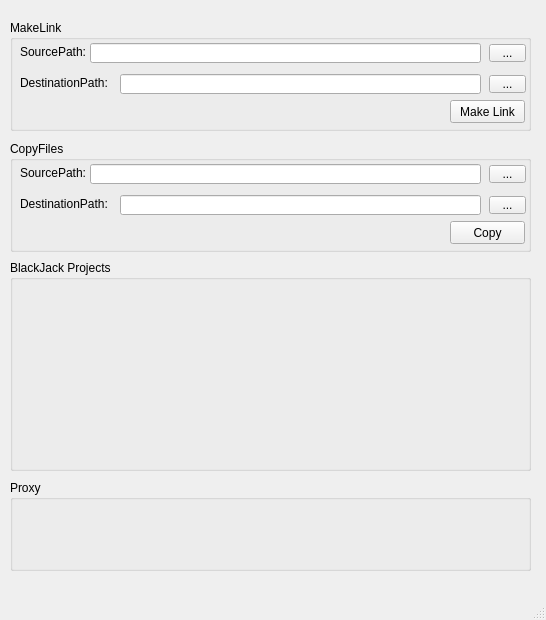
<?xml version="1.0" encoding="UTF-8"?>
<ui version="4.0">
 <class>QTools</class>
 <widget class="QMainWindow" name="QTools">
  <property name="geometry">
   <rect>
    <x>0</x>
    <y>0</y>
    <width>546</width>
    <height>620</height>
   </rect>
  </property>
  <property name="windowTitle">
   <string>QTools</string>
  </property>
  <property name="iconSize">
   <size>
    <width>32</width>
    <height>32</height>
   </size>
  </property>
  <widget class="QWidget" name="centralwidget">
   <widget class="QGroupBox" name="MakeLinkGroup">
    <property name="geometry">
     <rect>
      <x>10</x>
      <y>20</y>
      <width>521</width>
      <height>111</height>
     </rect>
    </property>
    <property name="title">
     <string>MakeLink</string>
    </property>
    <widget class="QLabel" name="SourcePath_Label">
     <property name="geometry">
      <rect>
       <x>10</x>
       <y>24</y>
       <width>71</width>
       <height>16</height>
      </rect>
     </property>
     <property name="text">
      <string>SourcePath:</string>
     </property>
    </widget>
    <widget class="QLabel" name="DestinationPath_Label">
     <property name="geometry">
      <rect>
       <x>10</x>
       <y>55</y>
       <width>101</width>
       <height>16</height>
      </rect>
     </property>
     <property name="text">
      <string>DestinationPath:</string>
     </property>
    </widget>
    <widget class="QLineEdit" name="SourcePath">
     <property name="geometry">
      <rect>
       <x>80</x>
       <y>23</y>
       <width>391</width>
       <height>20</height>
      </rect>
     </property>
    </widget>
    <widget class="QLineEdit" name="DestinationPath">
     <property name="geometry">
      <rect>
       <x>110</x>
       <y>54</y>
       <width>361</width>
       <height>20</height>
      </rect>
     </property>
    </widget>
    <widget class="QToolButton" name="SetSourcePath">
     <property name="enabled">
      <bool>true</bool>
     </property>
     <property name="geometry">
      <rect>
       <x>479</x>
       <y>24</y>
       <width>37</width>
       <height>18</height>
      </rect>
     </property>
     <property name="text">
      <string>...</string>
     </property>
    </widget>
    <widget class="QToolButton" name="SetDestinationPath">
     <property name="geometry">
      <rect>
       <x>479</x>
       <y>55</y>
       <width>37</width>
       <height>18</height>
      </rect>
     </property>
     <property name="text">
      <string>...</string>
     </property>
    </widget>
    <widget class="QPushButton" name="MakeLink">
     <property name="geometry">
      <rect>
       <x>440</x>
       <y>80</y>
       <width>75</width>
       <height>23</height>
      </rect>
     </property>
     <property name="text">
      <string>Make Link</string>
     </property>
    </widget>
   </widget>
   <widget class="QGroupBox" name="CopyFileGroup">
    <property name="geometry">
     <rect>
      <x>10</x>
      <y>141</y>
      <width>521</width>
      <height>111</height>
     </rect>
    </property>
    <property name="title">
     <string>CopyFiles</string>
    </property>
    <widget class="QLabel" name="SourcePath_Label_CopyFile">
     <property name="geometry">
      <rect>
       <x>10</x>
       <y>24</y>
       <width>71</width>
       <height>16</height>
      </rect>
     </property>
     <property name="text">
      <string>SourcePath:</string>
     </property>
    </widget>
    <widget class="QLabel" name="DestinationPath_Label_CopyFile">
     <property name="geometry">
      <rect>
       <x>10</x>
       <y>55</y>
       <width>101</width>
       <height>16</height>
      </rect>
     </property>
     <property name="text">
      <string>DestinationPath:</string>
     </property>
    </widget>
    <widget class="QLineEdit" name="SourcePath_CopyFile">
     <property name="geometry">
      <rect>
       <x>80</x>
       <y>23</y>
       <width>391</width>
       <height>20</height>
      </rect>
     </property>
    </widget>
    <widget class="QLineEdit" name="DestinationPath_CopyFile">
     <property name="geometry">
      <rect>
       <x>110</x>
       <y>54</y>
       <width>361</width>
       <height>20</height>
      </rect>
     </property>
    </widget>
    <widget class="QToolButton" name="SetSourcePath_CopyFile">
     <property name="enabled">
      <bool>true</bool>
     </property>
     <property name="geometry">
      <rect>
       <x>479</x>
       <y>24</y>
       <width>37</width>
       <height>18</height>
      </rect>
     </property>
     <property name="text">
      <string>...</string>
     </property>
    </widget>
    <widget class="QToolButton" name="SetDestinationPath_CopyFile">
     <property name="geometry">
      <rect>
       <x>479</x>
       <y>55</y>
       <width>37</width>
       <height>18</height>
      </rect>
     </property>
     <property name="text">
      <string>...</string>
     </property>
    </widget>
    <widget class="QPushButton" name="CopyFile">
     <property name="geometry">
      <rect>
       <x>440</x>
       <y>80</y>
       <width>75</width>
       <height>23</height>
      </rect>
     </property>
     <property name="text">
      <string>Copy</string>
     </property>
    </widget>
   </widget>
   <widget class="QGroupBox" name="BlackJackProjects">
    <property name="geometry">
     <rect>
      <x>10</x>
      <y>260</y>
      <width>521</width>
      <height>211</height>
     </rect>
    </property>
    <property name="title">
     <string>BlackJack Projects</string>
    </property>
   </widget>
   <widget class="QGroupBox" name="ProxyGroup">
    <property name="geometry">
     <rect>
      <x>10</x>
      <y>480</y>
      <width>521</width>
      <height>91</height>
     </rect>
    </property>
    <property name="title">
     <string>Proxy</string>
    </property>
   </widget>
  </widget>
  <widget class="QStatusBar" name="statusbar"/>
 </widget>
 <resources/>
 <connections/>
</ui>
